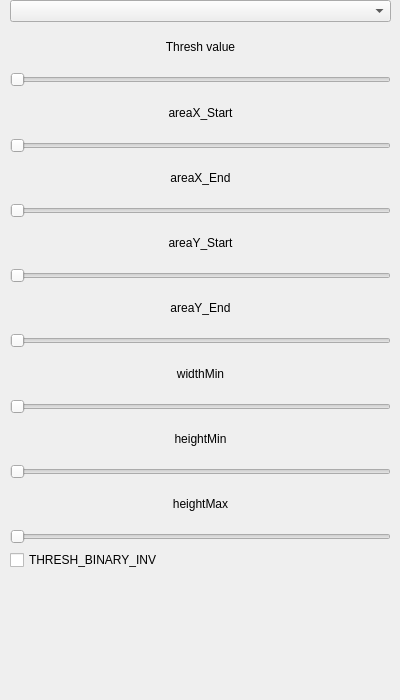
<?xml version="1.0" encoding="UTF-8"?>
<ui version="4.0">
 <class>Form</class>
 <widget class="QWidget" name="Form">
  <property name="geometry">
   <rect>
    <x>0</x>
    <y>0</y>
    <width>400</width>
    <height>700</height>
   </rect>
  </property>
  <property name="windowTitle">
   <string>Form</string>
  </property>
  <widget class="QWidget" name="verticalLayoutWidget">
   <property name="geometry">
    <rect>
     <x>10</x>
     <y>0</y>
     <width>381</width>
     <height>570</height>
    </rect>
   </property>
   <layout class="QGridLayout" name="gridLayout">
    <item row="5" column="0">
     <widget class="QLabel" name="label_2">
      <property name="text">
       <string>areaX_Start</string>
      </property>
      <property name="alignment">
       <set>Qt::AlignCenter</set>
      </property>
     </widget>
    </item>
    <item row="13" column="0">
     <widget class="QLabel" name="label_6">
      <property name="text">
       <string>widthMin</string>
      </property>
      <property name="alignment">
       <set>Qt::AlignCenter</set>
      </property>
     </widget>
    </item>
    <item row="7" column="0">
     <widget class="QLabel" name="label_3">
      <property name="text">
       <string>areaX_End</string>
      </property>
      <property name="alignment">
       <set>Qt::AlignCenter</set>
      </property>
     </widget>
    </item>
    <item row="18" column="0">
     <widget class="QLabel" name="label_8">
      <property name="text">
       <string>heightMax</string>
      </property>
      <property name="alignment">
       <set>Qt::AlignCenter</set>
      </property>
     </widget>
    </item>
    <item row="11" column="0">
     <widget class="QLabel" name="label_5">
      <property name="text">
       <string>areaY_End</string>
      </property>
      <property name="alignment">
       <set>Qt::AlignCenter</set>
      </property>
     </widget>
    </item>
    <item row="21" column="0">
     <widget class="QCheckBox" name="checkBox">
      <property name="text">
       <string>THRESH_BINARY_INV</string>
      </property>
     </widget>
    </item>
    <item row="16" column="0">
     <widget class="QLabel" name="label_7">
      <property name="text">
       <string>heightMin</string>
      </property>
      <property name="alignment">
       <set>Qt::AlignCenter</set>
      </property>
     </widget>
    </item>
    <item row="12" column="0">
     <widget class="QSlider" name="horizontalSlider_7">
      <property name="orientation">
       <enum>Qt::Horizontal</enum>
      </property>
     </widget>
    </item>
    <item row="15" column="0">
     <widget class="QSlider" name="horizontalSlider_8">
      <property name="orientation">
       <enum>Qt::Horizontal</enum>
      </property>
     </widget>
    </item>
    <item row="8" column="0">
     <widget class="QSlider" name="horizontalSlider_6">
      <property name="orientation">
       <enum>Qt::Horizontal</enum>
      </property>
     </widget>
    </item>
    <item row="19" column="0">
     <widget class="QSlider" name="horizontalSlider_3">
      <property name="orientation">
       <enum>Qt::Horizontal</enum>
      </property>
     </widget>
    </item>
    <item row="17" column="0">
     <widget class="QSlider" name="horizontalSlider_4">
      <property name="orientation">
       <enum>Qt::Horizontal</enum>
      </property>
     </widget>
    </item>
    <item row="6" column="0">
     <widget class="QSlider" name="horizontalSlider_2">
      <property name="orientation">
       <enum>Qt::Horizontal</enum>
      </property>
     </widget>
    </item>
    <item row="4" column="0">
     <widget class="QSlider" name="horizontalSlider">
      <property name="orientation">
       <enum>Qt::Horizontal</enum>
      </property>
     </widget>
    </item>
    <item row="10" column="0">
     <widget class="QSlider" name="horizontalSlider_5">
      <property name="orientation">
       <enum>Qt::Horizontal</enum>
      </property>
     </widget>
    </item>
    <item row="2" column="0">
     <widget class="QLabel" name="label">
      <property name="text">
       <string>Thresh value</string>
      </property>
      <property name="alignment">
       <set>Qt::AlignCenter</set>
      </property>
     </widget>
    </item>
    <item row="9" column="0">
     <widget class="QLabel" name="label_4">
      <property name="text">
       <string>areaY_Start</string>
      </property>
      <property name="alignment">
       <set>Qt::AlignCenter</set>
      </property>
     </widget>
    </item>
    <item row="1" column="0">
     <widget class="QComboBox" name="comboBox"/>
    </item>
   </layout>
   <zorder>label_2</zorder>
   <zorder>horizontalSlider</zorder>
   <zorder>horizontalSlider_2</zorder>
   <zorder>horizontalSlider_3</zorder>
   <zorder>horizontalSlider_4</zorder>
   <zorder>horizontalSlider_5</zorder>
   <zorder>horizontalSlider_6</zorder>
   <zorder>horizontalSlider_7</zorder>
   <zorder>horizontalSlider_8</zorder>
   <zorder>label</zorder>
   <zorder>label_3</zorder>
   <zorder>label_4</zorder>
   <zorder>label_5</zorder>
   <zorder>label_6</zorder>
   <zorder>label_7</zorder>
   <zorder>label_8</zorder>
   <zorder>checkBox</zorder>
   <zorder>comboBox</zorder>
  </widget>
 </widget>
 <resources/>
 <connections/>
</ui>
